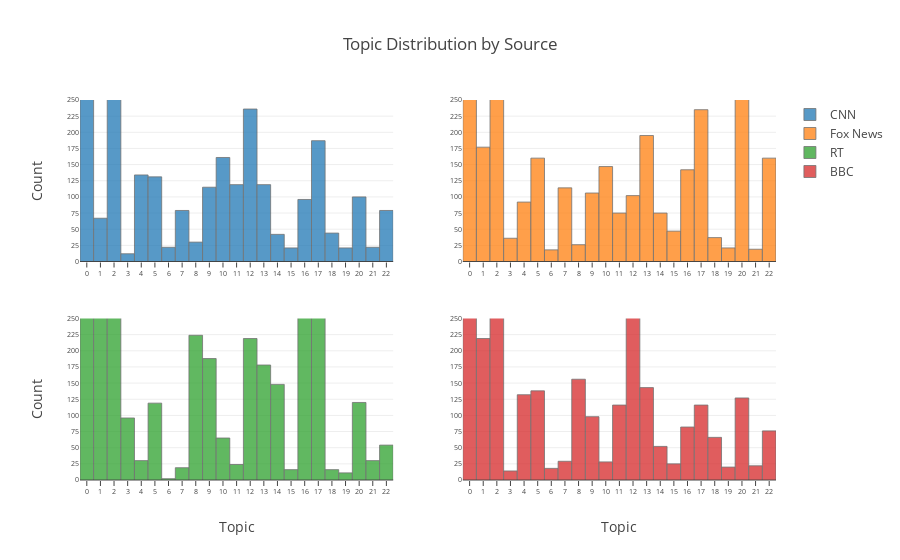

Source (notebook cell):
### Code cell
x = np.random.randn(500)
trace1 = go.Histogram(x=topic_modeling_df_dropped[cnn_filter]['Dominant_Topic'], opacity=0.75, name='CNN',
                      marker=dict(
                          line=dict(width=.8)))
trace2 = go.Histogram(x=topic_modeling_df_dropped[fox_filter]['Dominant_Topic'], opacity=0.75, name='Fox News',
                      marker=dict(
                          line=dict(width=.8)))
trace3 = go.Histogram(x=topic_modeling_df_dropped[rt_filter]['Dominant_Topic'], opacity=0.75, name='RT',
                      marker=dict(
                          line=dict(width=.8)))
trace4 = go.Histogram(x=topic_modeling_df_dropped[bbc_filter]['Dominant_Topic'], opacity=0.75, name='BBC',
                      marker=dict(
                          line=dict(width=.8)))

data = [trace1, trace2, trace3, trace4]
layout = go.Layout(
    xaxis=dict(
        tickmode='linear',
        ticks='outside',
        tick0=0,
        dtick=1
    ),
    title=go.layout.Title(
        text='Topic Distributions by Source',
        xref='paper',
        y=.88,
        font=dict(size=20)
    )
)

fig2 = tools.make_subplots(rows=2, cols=2)
fig2.append_trace(trace1, 1, 1)
fig2.append_trace(trace2, 1, 2)
fig2.append_trace(trace3, 2, 1)
fig2.append_trace(trace4, 2, 2)
fig2['layout'].update(title='Topic Distribution by Source',
                     xaxis1=dict(
                        tickmode='linear',
                        ticks='outside',
                        tick0=0,
                        dtick=1,
                         tickfont=dict(
            size=7
        )
                     ), 
                    yaxis1=dict(range=[0, 250], title='Count', 
                  dtick=25, tickfont=dict(
            size=7)),
         xaxis2=dict(
        tickmode='linear',
        ticks='outside',
        tick0=0,
        dtick=1,
                         tickfont=dict(
            size=7
        )
    ),yaxis2=dict(range=[0, 250], 
                  dtick=25, tickfont=dict(
            size=7)),
         xaxis3=dict(
        tickmode='linear',
        ticks='outside',
        tick0=0,
        dtick=1,title='Topic',
                         tickfont=dict(
            size=7
        )
    ),yaxis3=dict(range=[0, 250], title='Count', 
                  dtick=25, tickfont=dict(
            size=7)),
                     xaxis4=dict(
        tickmode='linear',
        ticks='outside',
        tick0=0,
        dtick=1,
         title='Topic',
                         tickfont=dict(
            size=7
        )
    ),yaxis4=dict(range=[0, 250], 
                  dtick=25, tickfont=dict(
            size=7)))

plotly.offline.iplot(fig2, filename='basic histogram')

### Figure 1 — Plotly figure (JSON) as saved in the notebook; plotly's stock layout.template omitted (floating-point values rounded to 4 significant figures; data arrays with more than 128 entries replaced by an {"elided": "..."} marker saying what was removed)
{"data": [{"marker": {"line": {"width": 0.8}}, "name": "CNN", "opacity": 0.75, "type": "histogram", "uid": "adae06fc-0f21-47c4-b543-23d461512e96", "x": {"elided": "3897 int values"}, "xaxis": "x", "yaxis": "y"}, {"marker": {"line": {"width": 0.8}}, "name": "Fox News", "opacity": 0.75, "type": "histogram", "uid": "21a192d9-17b3-4344-851b-9d47647754f7", "x": {"elided": "4202 int values"}, "xaxis": "x2", "yaxis": "y2"}, {"marker": {"line": {"width": 0.8}}, "name": "RT", "opacity": 0.75, "type": "histogram", "uid": "d2129e3d-801a-4599-9fb0-f619c0382bdc", "x": {"elided": "3766 int values"}, "xaxis": "x3", "yaxis": "y3"}, {"marker": {"line": {"width": 0.8}}, "name": "BBC", "opacity": 0.75, "type": "histogram", "uid": "5e27206c-d29c-4053-87d3-3d6876e35b24", "x": {"elided": "3635 int values"}, "xaxis": "x4", "yaxis": "y4"}], "layout": {"title": {"text": "Topic Distribution by Source"}, "xaxis": {"anchor": "y", "domain": [0, 0.45], "dtick": 1, "tick0": 0, "tickfont": {"size": 7}, "tickmode": "linear", "ticks": "outside"}, "xaxis2": {"anchor": "y2", "domain": [0.55, 1], "dtick": 1, "tick0": 0, "tickfont": {"size": 7}, "tickmode": "linear", "ticks": "outside"}, "xaxis3": {"anchor": "y3", "domain": [0, 0.45], "dtick": 1, "tick0": 0, "tickfont": {"size": 7}, "tickmode": "linear", "ticks": "outside", "title": {"text": "Topic"}}, "xaxis4": {"anchor": "y4", "domain": [0.55, 1], "dtick": 1, "tick0": 0, "tickfont": {"size": 7}, "tickmode": "linear", "ticks": "outside", "title": {"text": "Topic"}}, "yaxis": {"anchor": "x", "domain": [0.575, 1], "dtick": 25, "range": [0, 250], "tickfont": {"size": 7}, "title": {"text": "Count"}}, "yaxis2": {"anchor": "x2", "domain": [0.575, 1], "dtick": 25, "range": [0, 250], "tickfont": {"size": 7}}, "yaxis3": {"anchor": "x3", "domain": [0, 0.425], "dtick": 25, "range": [0, 250], "tickfont": {"size": 7}, "title": {"text": "Count"}}, "yaxis4": {"anchor": "x4", "domain": [0, 0.425], "dtick": 25, "range": [0, 250], "tickfont": {"size": 7}}}}
